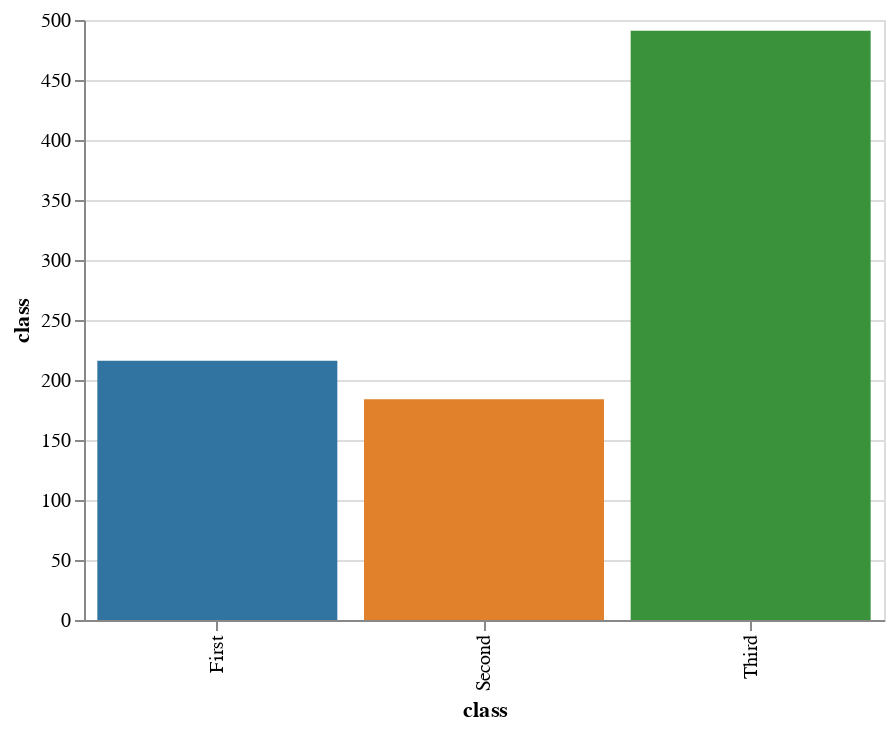

The code cell stored with this chart in its notebook:
### Code cell
display(salt.countplot(x="class", data=titanic))
ax = sns.countplot(x="class", data=titanic)

### Figure 1 — Vega-Lite specification as saved in the notebook (floating-point values rounded to 4 significant figures; data arrays with more than 128 entries replaced by an {"elided": "..."} marker saying what was removed)
{"$schema": "https://vega.github.io/schema/vega-lite/v2.4.1.json", "config": {"range": {"category": ["rgba(49.62499999999999,115.62499999999996,161.37500000000003,1)", "rgba(224.87499999999997,128.875,44.12500000000004,1)", "rgba(58.49999999999999,145.50000000000003,58.49999999999999,1)", "rgba(192.125,60.87500000000001,61.62499999999999,1)", "rgba(147.49999999999994,113.74999999999999,178.25,1)", "rgba(131.875,91.37500000000001,83.12500000000001,1)", "rgba(213.50000000000003,132.49999999999997,188.74999999999994,1)", "rgba(127.0,127.0,127.0,1)", "rgba(168.87500000000003,169.625,53.37500000000001,1)", "rgba(45.99999999999998,171.25,184.00000000000003,1)"]}, "view": {"height": 300, "width": 400}}, "data": {"values": {"elided": "891 records"}}, "encoding": {"color": {"field": "class", "legend": null, "type": "nominal"}, "x": {"field": "class", "type": "nominal"}, "y": {"aggregate": "count", "axis": {"title": "class"}, "field": "class", "type": "quantitative"}}, "mark": "bar"}
